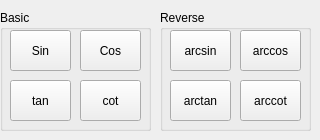
   <widget class="QWidget" name="tab">
    <attribute name="title">
     <string>trigonometry</string>
    </attribute>
    <widget class="QGroupBox" name="groupBox_2">
     <property name="geometry">
      <rect>
       <x>0</x>
       <y>10</y>
       <width>151</width>
       <height>121</height>
      </rect>
     </property>
     <property name="title">
      <string>Basic</string>
     </property>
     <widget class="QPushButton" name="PB_cos">
      <property name="geometry">
       <rect>
        <x>80</x>
        <y>20</y>
        <width>61</width>
        <height>41</height>
       </rect>
      </property>
      <property name="text">
       <string>Cos</string>
      </property>
     </widget>
     <widget class="QPushButton" name="PB_tan">
      <property name="geometry">
       <rect>
        <x>10</x>
        <y>70</y>
        <width>61</width>
        <height>41</height>
       </rect>
      </property>
      <property name="text">
       <string>tan</string>
      </property>
     </widget>
     <widget class="QPushButton" name="PB_sin">
      <property name="geometry">
       <rect>
        <x>10</x>
        <y>20</y>
        <width>61</width>
        <height>41</height>
       </rect>
      </property>
      <property name="text">
       <string>Sin</string>
      </property>
     </widget>
     <widget class="QPushButton" name="PB_cot">
      <property name="geometry">
       <rect>
        <x>80</x>
        <y>70</y>
        <width>61</width>
        <height>41</height>
       </rect>
      </property>
      <property name="text">
       <string>cot</string>
      </property>
     </widget>
    </widget>
    <widget class="QGroupBox" name="groupBox_3">
     <property name="geometry">
      <rect>
       <x>160</x>
       <y>10</y>
       <width>151</width>
       <height>121</height>
      </rect>
     </property>
     <property name="title">
      <string>Reverse</string>
     </property>
     <widget class="QPushButton" name="PB_arccot">
      <property name="geometry">
       <rect>
        <x>80</x>
        <y>70</y>
        <width>61</width>
        <height>41</height>
       </rect>
      </property>
      <property name="text">
       <string>arccot</string>
      </property>
     </widget>
     <widget class="QPushButton" name="PB_arcsin">
      <property name="geometry">
       <rect>
        <x>10</x>
        <y>20</y>
        <width>61</width>
        <height>41</height>
       </rect>
      </property>
      <property name="text">
       <string>arcsin</string>
      </property>
     </widget>
     <widget class="QPushButton" name="PB_arccos">
      <property name="geometry">
       <rect>
        <x>80</x>
        <y>20</y>
        <width>61</width>
        <height>41</height>
       </rect>
      </property>
      <property name="text">
       <string>arccos</string>
      </property>
     </widget>
     <widget class="QPushButton" name="PB_arctan">
      <property name="geometry">
       <rect>
        <x>10</x>
        <y>70</y>
        <width>61</width>
        <height>41</height>
       </rect>
      </property>
      <property name="text">
       <string>arctan</string>
      </property>
     </widget>
    </widget>
   </widget>
